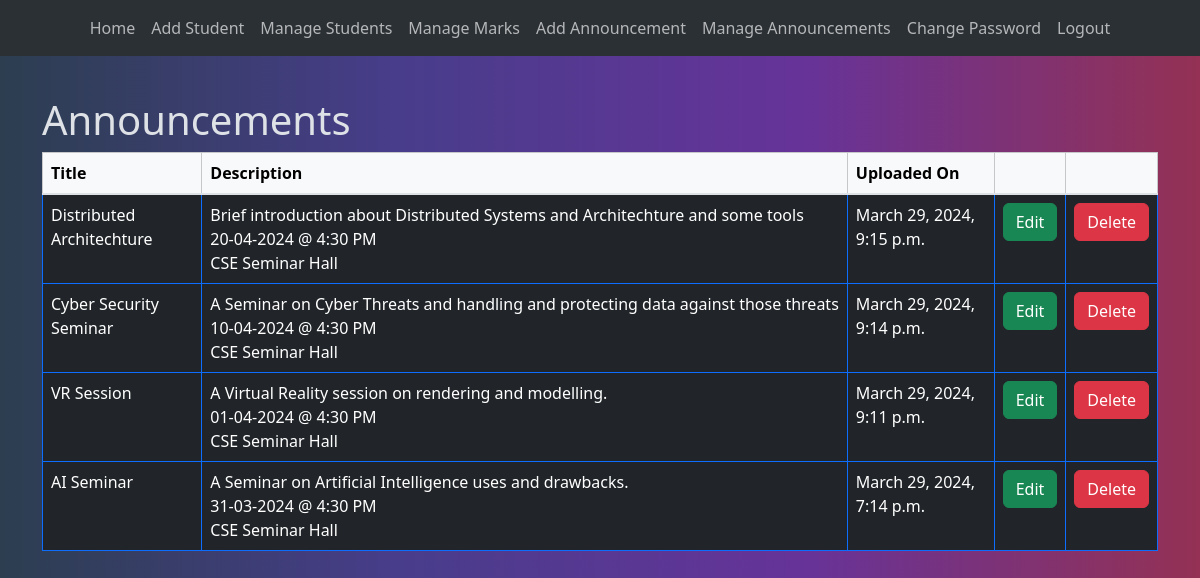
/mainApp/adminHome/manageAnnouncements (signed in), run on the app's committed database.
### mainApp/models.py (models this page shows)
class Announcements(models.Model):
    id=models.AutoField(primary_key=True)
    title = models.CharField(max_length=100)
    description = models.TextField()
    date = models.DateTimeField()
    class Meta:
        ordering = ['-date']

### mainApp/views.py (the view)
# urls.py: path('adminHome/manageAnnouncements',views.manageAnnouncements,name='manageAnnouncements'),
def manageAnnouncements(request):
    if request.session.has_key('adminEmail'):
        announcements = Announcements.objects.all()
        return render(request, 'mainApp/manageAnnouncements.html',{'announcements':announcements})
    else:
        return redirect('login')

### templates/mainApp/manageAnnouncements.html
{% extends "mainApp/base.html" %} {% block content %}
<h1>Announcements</h1>
<div class="table-responsive">
    <table class="table table-bordered border-primary">
        <thead class="table-light">
            <tr>
                <th>Title</th>
                <th>Description</th>
                <th>Uploaded On</th>
                <th></th>
                <th></th>
            </tr>
        </thead>
        <tbody class="table-group-divider">
            {% for a in announcements %}
            <tr>
                <td>{{a.title}}</td>
                <td>
                    <span style="white-space: pre">{{a.description}}</span>
                </td>
                <td>{{a.date}}</td>
                <td>
                    <center>
                        <a
                            class="btn btn-success w-100 h-100"
                            href="manageAnnouncements/update/{{a.id}}"
                        >
                            Edit
                        </a>
                    </center>
                </td>
                <td>
                    <center>
                        <a
                            class="btn btn-danger w-100 h-100"
                            href="manageAnnouncements/delete/{{a.id}}"
                        >
                            Delete
                        </a>
                    </center>
                </td>
            </tr>
            {% endfor %}
        </tbody>
    </table>
</div>
{% endblock %}

### templates/mainApp/base.html (style rules this page uses)
.gradient-0 { background: #2c3e50; background: -webkit-linear-gradient( to right, rgba(44, 62, 80, 1), rgba(72, 61, 139, 1), rgba(102, 51, 153, 1), rgba(148, 49, 84, 1) ); background: linear-gradient( to right, rgba(44, 62, 80, 1), rgba(72, 61, 139, 1), rgba(102, 51, 153, 1), rgba(148, 49, 84, 1) ); }

### data on the page
Announcements: title "Distributed Architechture", description "Brief introduction about Distributed Systems and Architechture and some tools 20-04-2024 @ 4:30 PM CSE Seminar Hall", date "March 29, 2024, 9:15 p.m."
Announcements: title "Cyber Security Seminar", description "A Seminar on Cyber Threats and handling and protecting data against those threats 10-04-2024 @ 4:30 PM CSE Seminar Hall", date "March 29, 2024, 9:14 p.m."
Announcements: title "VR Session", description "A Virtual Reality session on rendering and modelling. 01-04-2024 @ 4:30 PM CSE Seminar Hall", date "March 29, 2024, 9:11 p.m."
Announcements: title "AI Seminar", description "A Seminar on Artificial Intelligence uses and drawbacks. 31-03-2024 @ 4:30 PM CSE Seminar Hall", date "March 29, 2024, 7:14 p.m."
